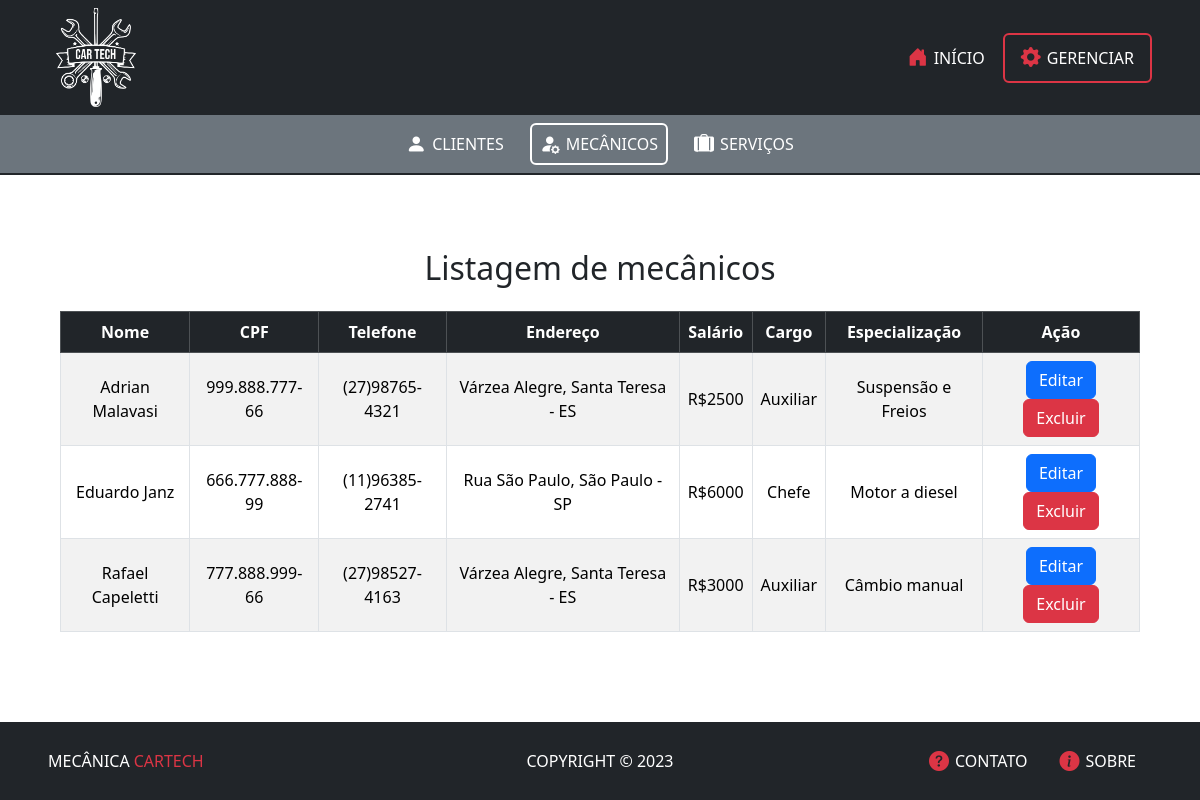
The app's page /view/mecanico/listagem-mecanico.php with its own data.
### tables this page shows
CREATE TABLE `pessoas` (
  `id_pessoa` int(11) NOT NULL,
  `nome` varchar(50) NOT NULL,
  `cpf` varchar(14) NOT NULL,
  `telefone` varchar(14) NOT NULL,
  `endereco` varchar(100) NOT NULL
);

CREATE TABLE `mecanicos` (
  `id_mecanico` int(11) NOT NULL,
  `salario` float NOT NULL,
  `cargo` varchar(20) NOT NULL,
  `especializacao` varchar(50) NOT NULL
);

### control/MecanicoControl.class.php (called while the page is built, shortened)
<?php
class MecanicoControl {
    private $conexao;
    function __construct($conexao) {
        $this->conexao = $conexao;
    }
    public function listarObj() {
        $sql = "SELECT * FROM mecanicos";
        $result = $this->conexao->query($sql);
        $mecanicos = array();
        if ($result->num_rows > 0) {
            while ($row = $result->fetch_assoc()) {
                $mecanicos[] = $row;
            }
        }
        $sql = "SELECT * FROM pessoas";
        $result = $this->conexao->query($sql);
        $pessoas = array();
        if ($result->num_rows > 0) {
            while ($row = $result->fetch_assoc()) {
                foreach ($mecanicos as $mecanico) {
                    if ($row['id_pessoa'] == $mecanico['id_mecanico']) {
                        $pessoas[] = $row;
                    }
                }
            }
        }
        if (count($mecanicos) != 0 && count($pessoas) != 0) {
            $mecanicosPessoas = array();
            for ($i = 0; $i < count($pessoas); $i++) {
                $mecanicosPessoas[$i] = new Mecanico(
                    $pessoas[$i]['nome'],
                    $pessoas[$i]['cpf'],
                    $pessoas[$i]['telefone'],
                    $pessoas[$i]['endereco'],
                    $mecanicos[$i]['salario'],
                    $mecanicos[$i]['cargo'],
                    $mecanicos[$i]['especializacao']
                );
                $mecanicosPessoas[$i]->setId($pessoas[$i]['id_pessoa']);
            }
            return $mecanicosPessoas;
        }
        return null;
    }
}
?>

### model/Database.class.php (called while the page is built, shortened)
<?php
class Database {
    private $host;
    private $username;
    private $password;
    private $database;
    private $connection;
    public function __construct($host, $username, $password, $database) {
        $this->host = $host;
        $this->username = $username;
        $this->password = $password;
        $this->database = $database;
    }
    private function connect() {
        $this->connection = new mysqli($this->host, $this->username, $this->password, $this->database);
    }
    public function query($sql) {
        return $this->connection->query($sql);
    }
}
?>

### model/Pessoa.class.php (called while the page is built, shortened)
<?php
class Pessoa {
    private $id_pessoa;
    private $nome;
    private $cpf;
    private $telefone;
    private $endereco;
    function __construct($nome = "", $cpf = "", $telefone = "", $endereco = "") {
        $this->nome = $nome;
        $this->cpf = $cpf;
        $this->telefone= $telefone;
        $this->endereco= $endereco;
    }
    function getId() {
        return $this->id_pessoa;
    }
    function setId($id_pessoa) {
        return $this->id_pessoa = $id_pessoa;
    }
    function getNome() {
        return $this->nome;
    }
    function getCpf() {
        return $this->cpf;
    }
    function getTelefone() {
        return $this->telefone;
    }
    function getEndereco() {
        return $this->endereco;
    }
}
?>

### model/Mecanico.class.php (called while the page is built, shortened)
<?php
require_once 'Pessoa.class.php';
class Mecanico extends Pessoa {
    private $salario;
    private $cargo;
    private $especializacao;
    function __construct($nome = "", $cpf = "", $telefone = "", $endereco = "", $salario = "", $cargo = "", $especializacao = "") {
        $this->salario = $salario;
        $this->cargo = $cargo;
        $this->especializacao = $especializacao;
    }
    function getSalario() {
        return $this->salario;
    }
    function getCargo() {
        return $this->cargo;
    }
    function getEspecializacao() {
        return $this->especializacao;
    }
}
?>

### view/mecanico/listagem-mecanico.php (the view, shortened to what this page needs)
<?php
require_once '../../control/public.php';
require_once '../../control/funcoes.php';
echo criaHeader("Mecânicos");
?>
<main class="d-flex flex-column align-items-center justify-content-center flex-grow-1 my-4">
   <h2 class="mb-4">Listagem de mecânicos</h2>
   <?php
      $vetMecanicos = $mecanicoControl->listarObj();
      if ($vetMecanicos != null) {
         echo '<table class="table table-bordered table-striped table-hover text-center align-middle" style="width: 90%;">
                  <thead class="table-dark align-middle">
                     <tr>
                        <th>Nome</th>
                        <th>CPF</th>
                        <th>Telefone</th>
                        <th>Endereço</th>
                        <th>Salário</th>
                        <th>Cargo</th>
                        <th>Especialização</th>
                        <th>Ação</th>
                     </tr>
                  </thead>
                  <tbody>';
            foreach ($vetMecanicos as $mecanico) {
               echo '<tr>
                        <td>'.$mecanico->getNome().'</td>
                        <td>'.$mecanico->getCpf().'</td>
                        <td>'.$mecanico->getTelefone().'</td>
                        <td>'.$mecanico->getEndereco().'</td>
                        <td>R$'.$mecanico->getSalario().'</td>
                        <td>'.$mecanico->getCargo().'</td>
                        <td>'.$mecanico->getEspecializacao().'</td>
                        <td>
                           <a href="../localizar.php?url=mecanico&id='.$mecanico->getId().'" class="btn btn-primary">Editar</a>
                           <a href="../excluir.php?url=mecanico&id='.$mecanico->getId().'" class="btn btn-danger">Excluir</a>
                        </td>
                     </tr>';
            }
            echo '</tbody>
               </table>';
      } else {
         echo '<p>Nenhum mecânico encontrado.</p>';
      }
   ?>
</main>
<?php
echo criaFooter();
?>

### records on screen
pessoas: nome "Adrian Malavasi", cpf "999.888.777-66", telefone "(27)98765-4321", endereco "Várzea Alegre, Santa Teresa - ES"
mecanicos: salario "2500", cargo "Auxiliar", especializacao "Suspensão e Freios"
pessoas: nome "Eduardo Janz", cpf "666.777.888-99", telefone "(11)96385-2741", endereco "Rua São Paulo, São Paulo - SP"
mecanicos: salario "6000", cargo "Chefe", especializacao "Motor a diesel"
pessoas: nome "Rafael Capeletti", cpf "777.888.999-66", telefone "(27)98527-4163", endereco "Várzea Alegre, Santa Teresa - ES"
mecanicos: salario "3000", cargo "Auxiliar", especializacao "Câmbio manual"
